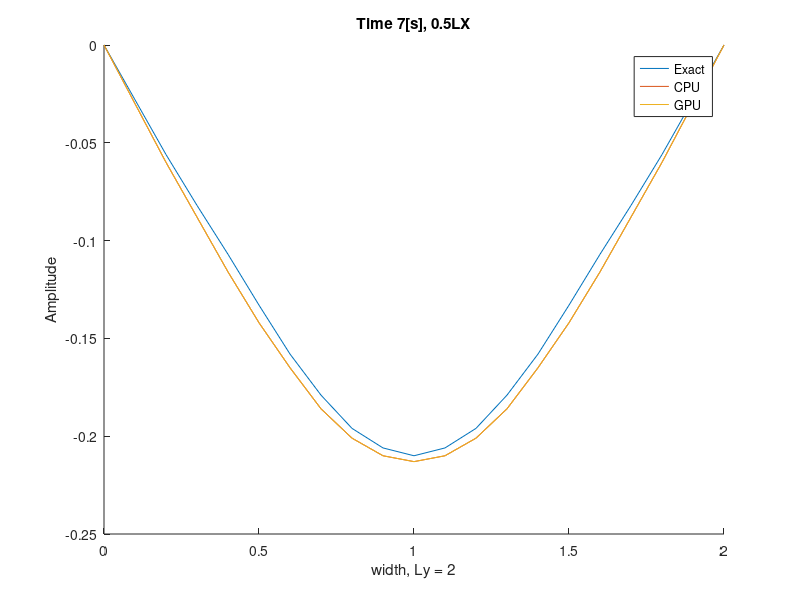

Here is the MATLAB script that generated this plot:
clear all; close all; clc;

exact = importdata('./exact.txt');
CPU = importdata('./CPU.txt');
GPU = importdata('./GPU.txt');

y = linspace (0,2,21);

idx = [11 21 31];

quarter(:,1) = exact(:,31);
quarter(:,2) = CPU(:,31);
quarter(:,3) = GPU(:,31);

figure();
hold on
for i = 1:3
plot(y,quarter(:,i));
end
legend('Exact','CPU','GPU')
title('Time 7[s], 0.5LX')
xlabel('width, Ly = 2')
ylabel('Amplitude')
hold off